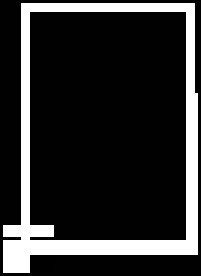
#> input picture R1/map.bmp, 67 x 92 px (shown 3 times larger)
$ python G0_baseAlgorithm_cs_v2.py
#> lines starting #> are read from the running program, lines starting #| are printed output that depends on the picture; after the words box and inside, x2 and y2 are one past the last pixel; in counts of white or black regions, pixels touching at a corner belong together
import numpy
import copy
import time
import cv2
#import plotly as plt
#import plotly.graph_objs as go

import matplotlib as mpl
from matplotlib import pyplot

recPenalty = 1
momentumBonus = 0
tempX = 0
tempY = 0

class agent:

    locX = 0
    locY = 0
    dist = 0
    destX = 0
    destY = 0
    envScore = []
    distScore = []
    score = []
    pathmemory = []
    alpha = 10
    beta = 100

    def __init__(self):
        locX = 0
        locY = 0
        dist = 0
        destX = 0
        destY = 0

    def moveFwd(self):
        self.locX -= 1

    def moveBack(self):
        self.locX += 1

    def moveLeft(self):
        self.locY -= 1

    def moveRight(self):
        self.locY += 1

    def finddist(self):
        self.dist = numpy.sqrt(numpy.square(self.locX - self.destX) + numpy.square(self.locY - self.destY))
        return self.dist

    def setpos(self, x, y):
        self.locY = y
        self.locX = x

    def setdest(self, x, y):
        self.destY = y
        self.destX = x

    # [92 lines left out: functions move, checkquad, checkdist, envCheck, calcHeuristic, onclick and 1 more, not called in this run]

D = [[-10, 000, -10, 000, 000, 000, 000, -10, 000, 000],
     [-10, 000, -10, -10, -10, -10, -10, -10, 000, 000],
     [-10, 000, 000, 000, 000, 000, 000, -10, 000, 000],
     [-10, 000, -10, -10, -10, -10, 000, -10, 000, 000],
     [-10, 000, -10, 000, 000, -10, 000, -10, 000, 000],
     [-10, 000, -10, 000, 000, -10, 000, -10, 000, 000],
     [-10, 000, -10, 000, 000, -10, 000, -10, 000, 000],
     [-10, 000, -10, -10, -10, -10, 000, -10, 000, 000],
     [-10, 000, 000, 000, 000, 000, 000, 000, 000, 000],
     [-10, -10, -10, -10, -10, -10, -10, -10, -10, -10]]

C = [[000, 000, 000, 000, 000, 000, 000, 000, 000, 000],
     [000, -10, -10, -10, 000, -10, -10, -10, 000, 000],
     [000, -10, 000, 000, 000, 000, 000, -10, 000, 000],
     [000, -10, 000, -10, -10, -10, 000, -10, 000, 000],
     [000, -10, 000, -10, 000, -10, 000, -10, 000, 000],
     [000, -10, 000, -10, 000, -10, 000, -10, 000, 000],
     [0, -10, 000, 000, 000, 000, 000, -10, 000, 000],
     [0, -10, -10, -10, -10, -10, -10, -10, 000, 000],
     [000, 000, 000, 000, 000, 000, 000, 000, 000, 000],
     [ 0, -10, -10, -10, 00, -10, -10, -10, -10, -10]]
#
# A = [[-10, 000, -10, 000, 000, 000, 000, -10, 000, -10, 000, 000, -10, 000, -10, 000, 000, 000, -10, -10],
#      [-10, 000, -10, -10, -10, -10, -10, -10, 000, -10, -10, 000, -10, 000, -10, 000, 000, -10, -10, -10],
#      [-10, 000, 000, 000, 000, 000, 000, -10, 000, 000, 000, 000, 000, 000, 000, 000, 000, 000, 000, 000],
#      [-10, 000, -10, -10, -10, -10, 000, -10, 000, -10, 000, 000, 000, -10, 000, 000, 000, 000, 000, -10],
#      [-10, 000, -10, 000, 000, -10, 000, -10, 000, -10, 000, -10, -10, -10, -10, -10, -10, 000, 000, 000],
#      [-10, 000, -10, 000, 000, -10, 000, -10, 000, 000, 000, -10, 000, -10, 000, 000, 000, 000, 000, -10],
#      [-10, 000, -10, 000, 000, -10, 000, -10, 000, -10, -10, -10, 000, -10, 000, 000, 000, 000, -10, -10],
#      [-10, 000, -10, 000, 000, -10, 000, -10, 000, -10, 000, 000, 000, -10, 000, 000, 000, 000, 000, -10],
#      [-10, 000, -10, -10, -10, -10, 000, -10, 000, -10, 000, -10, 000, -10, -10, -10, -10, 000, 000, 000],
#      [-10, 000, 000, 000, 000, 000, 000, 000, 000, 000, 000, 000, 000, 000, 000, 000, 000, 000, 000, -10],
#      [-10, -10, -10, 000, -10, -10, -10, -10, -10, 000, -10, 000, 000, 000, 000, -10, 000, 000, -10, 000],
#      [-10, -10, -10, 000, -10, 000, 000, 000, -10, 000, 000, 000, 000, 000, 000, -10, 000, -10, -10, 000],
#      [-10, -10, -10, 000, -10, 000, 000, -10, -10, -10, 000, 000, -10, 000, 000, -10, 000, 000, -10, 000],
#      [-10, 000, 000, 000, -10, 000, -10, -10, 000, 000, 000, 000, -10, 000, 000, -10, -10, -10, -10, 000],
#      [-10, 000, 000, 000, 000, 000, 000, 000, 000, -10, 000, 000, -10, 000, 000, 000, 000, 000, 000, 000],
#      [-10, 000, 000, 000, -10, -10, -10, 000, -10, 000, 000, 000, -10, 000, 000, 000, -10, -10, 000, 000],
#      [-10, 000, 000, 000, -10, -10, -10, 000, -10, -10, 000, -10, -10, -10, 000, 000, 000, -10, 000, 000],
#      [-10, -10, -10, -10, -10, -10, 000, 000, -10, 000, 000, 000, -10, 000, 000, 000, 000, 000, 000, 000],
#      [-10, 000, 000, 000, 000, 000, 000, 000, -10, -10, 000, 000, 000, 000, -10, -10, 000, -10, 000, 000],
#      [-10, -10, -10, -10, -10, -10, -10, -10, -10, 000, 000, 000, 000, 000, -10, -10, 000, -10, 000, 000]]

#A = 10*A
#A = numpy.multiply(A, 10)

cat = agent()

# [29 lines of commented-out code are left out]

o = cv2.imread('map.bmp')
#> o is the input picture: shape (92, 67, 3); min 0, max 255, mean 46.9
o = cv2.cvtColor(o,cv2.COLOR_BGR2GRAY)
#> o: shape (92, 67)
A = numpy.zeros((o.shape[0], o.shape[1]))
for i in range(0,o.shape[0]):
    for j in range(0,o.shape[1]):
        if o[i,j] == 255:
            A[i,j] = 0
        else:
            A[i,j] = -10
#> A: shape (92, 67) float64; values -10 (black) and 0 (white), 18.1% white; 1 white region, box (x1, y1, x2, y2) and area: (1, 1, 66, 91) 1114

Abase = copy.deepcopy(A)


fig = mpl.pyplot.figure()
#mpl.pyplot.ion()
cmap = mpl.colors.ListedColormap(['gray','magenta','cyan','blue', 'green', 'black', 'red'])
bounds=[-100,-9,-3*float(recPenalty), -2*float(recPenalty), -1*float(recPenalty), 0, 2, 6]
norm = mpl.colors.BoundaryNorm(bounds, cmap.N)
pyplot.grid(True,color='white', which='both')

# tell imshow about color map so that only set colors are used
img = mpl.pyplot.imshow(A, interpolation='nearest', cmap = cmap,norm=norm)

# make a color bar
#mpl.pyplot.colorbar(img,cmap=cmap, norm=norm,boundaries=bounds,ticks=[-5,0,5])

cid = fig.canvas.mpl_connect('button_press_event', onclick)
mpl.pyplot.show()
####

cat.setdest(int(round(tempY)),int(round(tempX)))
A[cat.destX][cat.destY] = 1000

tempX=0
tempY=0

fig = mpl.pyplot.figure()
pyplot.grid(True,color='white', which='both')
img = mpl.pyplot.imshow(A, interpolation='nearest', cmap = cmap,norm=norm)
cid = fig.canvas.mpl_connect('button_press_event', onclick)

mpl.pyplot.show()
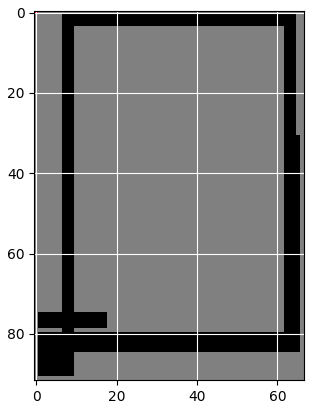
#> figure drawn by matplotlib, 1 panel

cat.setpos(int(round(tempY)),int(round(tempX)))

#motionPath = copy.deepcopy(A)
start = time.time()

# [8 lines of commented-out code are left out]
path = []
nodeList = [[], []]


cat.finddist()
#end = [0, 6]


print("Cat is at " + str(cat.locX) + "," + str(cat.locY) + " at a distance " + "{0:.2f}".format(cat.dist) + " to goal")
#motionPath[cat.locX][cat.locY] = "X"
nodeList[0].append(cat.locX)
nodeList[1].append(cat.locY)

# [13 lines of commented-out code are left out]

while True:
    if cat.locX == cat.destX and cat.locY == cat.destY:
        finish = time.time()
        duration = finish - start
        print("it took " + str(duration) + " to finish the navigation")
        break

    cat.checkquad(A)
    path.append(cat.score.index(max(cat.score)))
    cat.pathmemory.append(cat.score.index(max(cat.score)))
    #motionPath[cat.locX][cat.locY] = putmarker(int(path[len(path)-1]))
    A[cat.locX][cat.locY] = A[cat.locX][cat.locY] - recPenalty

    # [5 lines of commented-out code are left out]

    cat.move(path[len(path)-1], 0)
    #motionPath[cat.locX][cat.locY] = "X"
    nodeList[0].append(cat.locX)
    nodeList[1].append(cat.locY)
    # [5 lines of commented-out code are left out]

    print("Cat is at " + str(cat.locX) + "," + str(cat.locY) + " at a distance " + "{0:.2f}".format(
        cat.dist) + " to goal")
    print("path is " + str(len(path)) + " steps long - " + str(path))
    print("__________________________________________")

    #mpl.pyplot.draw()

#Anew = numpy.subtract(A, Abase)
#Anew = -10*Anew

img2 = mpl.pyplot.imshow(A, interpolation='nearest',cmap=cmap, norm=norm)

mpl.pyplot.colorbar(img2, cmap=cmap, norm=norm, boundaries=bounds, ticks=[-5, 0, 5])

mpl.pyplot.show()
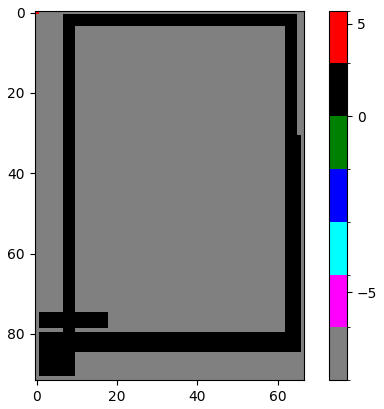
#> figure drawn by matplotlib, 2 panels

# [15 lines of commented-out code are left out]
